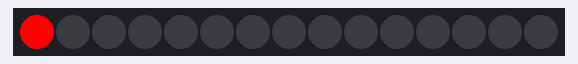
A sketch run on a simulated Arduino Uno, built with avr-gcc and run on an emulated ATmega328P. Shown: 15 RGB LEDs in strip order, left to right. Dim RGB values are drawn brighter than linear.

Above: at 0.01 s.
At 4.88 s:
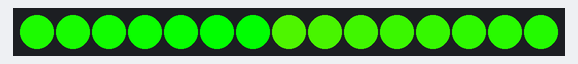
At 9.91 s:
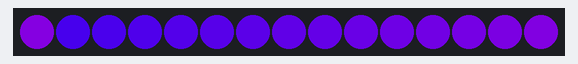
At 19.96 s:
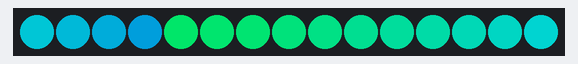
At 29.85 s:
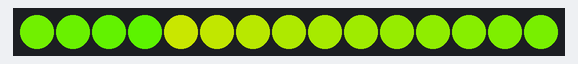
At 39.9 s:
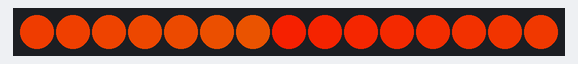

The sketch:

sketch_dec09b.ino
```cpp
#include <FastLED.h>
#define NUM_LEDS 15 //počet led na pásku
#define DATA_PIN 16 //k jakému pinu je připojený
#define LED_TYPE    WS2812B // typ LED pásku
CRGB leds[NUM_LEDS]; //vytvoří poled s jednotlivými led
void setup() {
FastLED.addLeds<NEOPIXEL, DATA_PIN>(leds, NUM_LEDS); //zinicializuje knihovnu
}
int color = 0;
int led = 0;
int s = 1;
void loop() {
  for(int i = 0;i < NUM_LEDS;i++){
  color = color + 1;
  if (color >= 254)
  {
  color = 0;
  }

  leds[i].setHue(color); //nastaví octín 0 - 255

  FastLED.show(); // zobrazí na LED pásku
  delay(50);
  }
}
```
